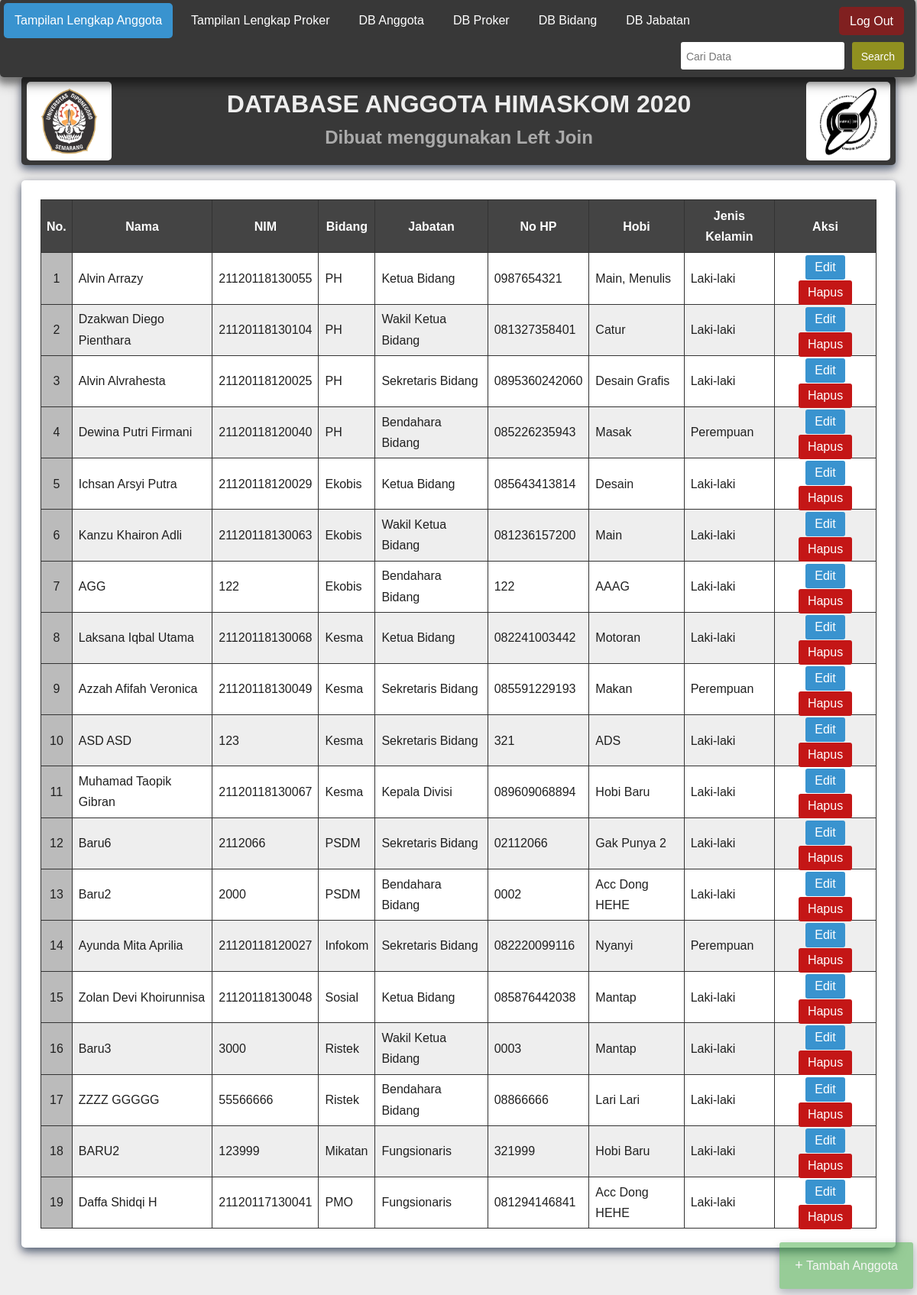
Page /ta_sbd/index.php (signed in) on the committed database.
### tables this page shows
CREATE TABLE `tb_mahasiswa` (
  `id_anggota` int(11) NOT NULL,
  `nama_anggota` varchar(25) NOT NULL,
  `nim` varchar(15) NOT NULL,
  `id_bidang` int(11) DEFAULT NULL,
  `id_jabatan` int(11) DEFAULT NULL,
  `no_hp` varchar(14) NOT NULL,
  `hobi` varchar(50) NOT NULL,
  `jenis_kelamin` varchar(20) DEFAULT NULL
);

CREATE TABLE `tb_bidang` (
  `id_bidang` int(11) NOT NULL,
  `nama_bidang` varchar(25) NOT NULL
);

CREATE TABLE `tb_jabatan` (
  `id_jabatan` int(11) NOT NULL,
  `nama_jabatan` varchar(25) NOT NULL
);

### ta_sbd/index.php (the view, shortened to what this page needs)
<?php
include 'koneksi.php';
?>
<!DOCTYPE html>
<html>
<head>
    <link rel="stylesheet" href="tema.css">
</head>
<body>
<div class="topnav" style="position: fixed; top:5px; width: 99%">
  <a class="active" href="index.php">Tampilan Lengkap Anggota</a>
  <a href="lengkap-proker.php">Tampilan Lengkap Proker</a>
  <a href="db-anggota.php">DB Anggota</a>
  <a href="db-proker.php">DB Proker</a>
  <a href="db-bidang.php">DB Bidang</a>
  <a href="db-jabatan.php">DB Jabatan</a>
  <a style="margin-top:5px; margin-left: 7px; background-color: #802020; float: right; padding-top: 10px; padding-bottom: 9px;" href="logout.php">Log Out</a>
  <a style="padding: 0px; float: right;"><form action="" method="POST">
	<input type="text" name="query" placeholder="Cari Data" class="form_cari">
	<input class="btn_cari" type="submit" name="cari" value="Search">
	</form>
	</a>
</div>
<div class="div1 main">
    <img src="logo.png" style="float: right; height: 93px; width: 80px; padding-top: 5px;padding-bottom: 5px;padding-right: 15px;padding-left: 15px; margin: 5px; background-color: white; border-radius: 5px">
    <img src="undip1.png" style="float: left; height: 93px; width: 93px; padding-top: 5px;padding-bottom: 5px;padding-right: 9px;padding-left: 9px; margin: 5px; background-color: white; border-radius: 5px">
    <h1 style="margin-top: 16px; color: #eeeeee" align="center">DATABASE ANGGOTA HIMASKOM 2020</h1>
	<h2 align="center">Dibuat menggunakan Left Join</h2>
</div>
<div class="div2">
<table class="hoverTable" border="1" width="100%" align="center">
    <thead>
    <tr><th>No.</th>
        <th>Nama</th>
        <th>NIM</th>
        <th>Bidang</th>
        <th>Jabatan</th>
        <th>No HP</th>
        <th>Hobi</th>
        <th>Jenis Kelamin</th>
        <th>Aksi</th>
        </tr>
    </thead>
<tbody>
<?php
$query = $_POST['query'];
if($query != ''){
	$result = mysqli_query($conn, "SELECT * FROM tb_mahasiswa LEFT JOIN tb_jabatan ON tb_mahasiswa.id_jabatan=tb_jabatan.id_jabatan LEFT JOIN tb_bidang ON tb_mahasiswa.id_bidang=tb_bidang.id_bidang WHERE nama_anggota LIKE '%$query%' or nim LIKE '%$query%' or nama_bidang LIKE '%$query%' or nama_jabatan LIKE '%$query%' or jenis_kelamin LIKE '%$query%' or nama_jabatan LIKE '%$query%' or hobi LIKE '%$query%' ORDER BY tb_mahasiswa.id_bidang,tb_mahasiswa.id_jabatan");
}else{
	 $result = mysqli_query($conn, "SELECT * FROM tb_mahasiswa LEFT JOIN tb_jabatan ON tb_mahasiswa.id_jabatan=tb_jabatan.id_jabatan LEFT JOIN tb_bidang ON tb_mahasiswa.id_bidang=tb_bidang.id_bidang ORDER BY tb_mahasiswa.id_bidang,tb_mahasiswa.id_jabatan");
}
$no=1;
if(mysqli_num_rows($result)){
while ($data = mysqli_fetch_array($result)){
    ?>
    <tr class="hoverTable">
    	<td style="text-align: center; background-color: #bbbbbb"><?php echo $no++;?></td>
        <td style="text-align: left"><?php echo $data['nama_anggota'];?></td>
        <td style="text-align: left"><?php echo $data['nim'];?></td>
        <td style="text-align: left"><?php echo $data['nama_bidang'];?></td>
        <td style="text-align: left"><?php echo $data['nama_jabatan'];?></td>
        <td style="text-align: left"><?php echo $data['no_hp'];?></td>
        <td style="text-align: left"><?php echo $data['hobi'];?></td>
        <td style="text-align: left"><?php echo $data['jenis_kelamin'];?></td>
        <td align="center"><button><a class=" Edit " href= "edit.php?id_anggota=<?php echo $data['id_anggota']; ?>">Edit</a></button>
    	<button1><a class=" Hapus " href= "delete.php?id_anggota=<?php echo $data['id_anggota']; ?>">Hapus</a></button1>
    	</td>
    </tr>
<?php
}}else{
	echo '<tr><td colspan="9">Data Tidak Ditemukan</td></tr>';
}
?>
</tbody>
</table>
</div>
<br>
<div align="center">
<button4 onclick="location.href='add.php'"><a href="add.php"><span style="font-size: 18px">+</span> Tambah Anggota</a></button4><br><br>
</div>
</body>
</html>

### ta_sbd/tema.css (style rules this page uses)
.main { margin-top: 100px; margin-bottom: 60px; }
html { scroll-behavior: smooth; }
h1 { color: #dfdfdf; margin: 16px; }
h2 { margin-top: -5px; margin-left: 16px; margin-right: 16px; color: #aaaaaa; }
.div1 { margin-bottom: 20px; padding: 2px; border-radius: 5px; background-color: #383838; margin-left: 20px; margin-right: 20px; box-shadow: 0 4px 10px 0 rgba(0, 20, 50, 0.4), 0 6px 15px 0 rgba(0, 20, 50, 0.4); }
.div2 { margin-left: 20px; margin-right: 20px; padding: 25px; border-radius: 5px; background-color: white; box-shadow: 0 4px 10px 0 rgba(0, 20, 50, 0.4), 0 6px 15px 0 rgba(0, 20, 50, 0.4); }
body { background-image: url("index32.jpg"); background-size: 1368px 768px; background-repeat: no-repeat; background-attachment: fixed; background-color: #eeeeee; font-family: Arial; }
.topnav { width: 100%; margin-top:-6px; margin-left: -8px; border-radius: 5px; padding-top: 5px; padding-bottom: 5px; padding-right: 10px; background-color: #383838; overflow: hidden; box-shadow: 0 4px 8px 4px rgba(0, 0, 0, 0.3), 0 6px 15px 4px rgba(0, 0, 0, 0.3); }
.topnav a { border-radius: 5px; float: left; color: #f2f2f2; text-align: center; padding: 14px 14px; text-decoration: none; font-size: 17px; margin-right: 5px; margin-left: 5px; overflow: hidden; }
.topnav a.active { background-color: #3993cf; color: white; }
table { border-collapse: collapse; line-height: 170%; text-align: center; border-width: 3px; border-color: #333333; border-style: initial; }
.hoverTable th { background-color: #444444; color: white; text-align: center; padding: 7px; }
.hoverTable td { background-color: white; color: #202020; padding: 0px; padding-left: 8px; padding-right: 8px; }
.hoverTable tr:nth-child(even) td { background: #eee; }
.form_cari { border-radius: 3px; font-family: arial; width: 200px; padding: 7px; font-size: 14pt; border-width: 0px; margin:5px; color: #222222; background-color: #ffffff; border-color: #aaaaaa; border-style: none; }
.btn_cari { opacity: 1; font-family: arial; background-color: #909020; color: rgb(255, 255, 255); text-decoration: none; padding-top: 11px; padding-bottom: 9px; padding-left: 12px; padding-right: 12px; cursor: pointer; border-radius: 3px; border-width: 0px; font-size: 14px; margin-top: 0px; }
a:link { color: rgb(255, 255, 255); text-decoration: none; font-size: 16px; }
button { opacity: 1; font-family: arial; background-color:#3993cf; color: rgb(255, 255, 255); text-decoration: none; padding-top: 7px; padding-bottom: 7px; padding-left: 12px; padding-right: 12px; cursor: pointer; border-radius: 3px; border-width: 0px; font-size: 14px; margin-top:3px; margin-bottom:3px; }
button1 { opacity: 1; font-family: arial; background-color:#c41616; color: rgb(255, 255, 255); text-decoration: none; padding-top: 8px; padding-bottom: 8px; padding-left: 12px; padding-right: 12px; cursor: pointer; border-radius: 3px; border-width: 0px; font-size: 14px; margin-top:3px; margin-bottom:3px; }
button4 { opacity: 0.5; position: fixed; bottom: 5px; right: 5px; background-color:#40aa40; color: rgb(255, 255, 255); text-decoration: none; padding:20px; cursor: pointer; border-radius: 3px; border-width: 0px; font-size: 14px; text-align: center; margin-top: 3px; margin-bottom:3px; box-shadow: 0 4px 8px 0 rgba(0, 20, 50, 0.3), 0 6px 15px 0 rgba(0, 20, 50, 0.3); }
::placeholder { color: #777777; font-size: 14px; }

### rows in the picture
tb_mahasiswa: nama_anggota "Alvin Arrazy", nim "21120118130055", id_bidang.nama_bidang "PH", id_jabatan.nama_jabatan "Ketua Bidang", no_hp "0987654321", hobi "Main, Menulis", jenis_kelamin "Laki-laki"
tb_mahasiswa: nama_anggota "Dzakwan Diego Pienthara", nim "21120118130104", id_bidang.nama_bidang "PH", id_jabatan.nama_jabatan "Wakil Ketua Bidang", no_hp "081327358401", hobi "Catur", jenis_kelamin "Laki-laki"
tb_mahasiswa: nama_anggota "Alvin Alvrahesta", nim "21120118120025", id_bidang.nama_bidang "PH", id_jabatan.nama_jabatan "Sekretaris Bidang", no_hp "0895360242060", hobi "Desain Grafis", jenis_kelamin "Laki-laki"
tb_mahasiswa: nama_anggota "Dewina Putri Firmani", nim "21120118120040", id_bidang.nama_bidang "PH", id_jabatan.nama_jabatan "Bendahara Bidang", no_hp "085226235943", hobi "Masak", jenis_kelamin "Perempuan"
tb_mahasiswa: nama_anggota "Ichsan Arsyi Putra", nim "21120118120029", id_bidang.nama_bidang "Ekobis", id_jabatan.nama_jabatan "Ketua Bidang", no_hp "085643413814", hobi "Desain", jenis_kelamin "Laki-laki"
tb_mahasiswa: nama_anggota "Kanzu Khairon Adli", nim "21120118130063", id_bidang.nama_bidang "Ekobis", id_jabatan.nama_jabatan "Wakil Ketua Bidang", no_hp "081236157200", hobi "Main", jenis_kelamin "Laki-laki"
tb_mahasiswa: nama_anggota "AGG", nim "122", id_bidang.nama_bidang "Ekobis", id_jabatan.nama_jabatan "Bendahara Bidang", no_hp "122", hobi "AAAG", jenis_kelamin "Laki-laki"
tb_mahasiswa: nama_anggota "Laksana Iqbal Utama", nim "21120118130068", id_bidang.nama_bidang "Kesma", id_jabatan.nama_jabatan "Ketua Bidang", no_hp "082241003442", hobi "Motoran", jenis_kelamin "Laki-laki"
tb_mahasiswa: nama_anggota "Azzah Afifah Veronica", nim "21120118130049", id_bidang.nama_bidang "Kesma", id_jabatan.nama_jabatan "Sekretaris Bidang", no_hp "085591229193", hobi "Makan", jenis_kelamin "Perempuan"
tb_mahasiswa: nama_anggota "ASD ASD", nim "123", id_bidang.nama_bidang "Kesma", id_jabatan.nama_jabatan "Sekretaris Bidang", no_hp "321", hobi "ADS", jenis_kelamin "Laki-laki"
tb_mahasiswa: nama_anggota "Muhamad Taopik Gibran", nim "21120118130067", id_bidang.nama_bidang "Kesma", id_jabatan.nama_jabatan "Kepala Divisi", no_hp "089609068894", hobi "Hobi Baru", jenis_kelamin "Laki-laki"
tb_mahasiswa: nama_anggota "Baru6", nim "2112066", id_bidang.nama_bidang "PSDM", id_jabatan.nama_jabatan "Sekretaris Bidang", no_hp "02112066", hobi "Gak Punya 2", jenis_kelamin "Laki-laki"
tb_mahasiswa: nama_anggota "Baru2", nim "2000", id_bidang.nama_bidang "PSDM", id_jabatan.nama_jabatan "Bendahara Bidang", no_hp "0002", hobi "Acc Dong HEHE", jenis_kelamin "Laki-laki"
tb_mahasiswa: nama_anggota "Ayunda Mita Aprilia", nim "21120118120027", id_bidang.nama_bidang "Infokom", id_jabatan.nama_jabatan "Sekretaris Bidang", no_hp "082220099116", hobi "Nyanyi", jenis_kelamin "Perempuan"
tb_mahasiswa: nama_anggota "Zolan Devi Khoirunnisa", nim "21120118130048", id_bidang.nama_bidang "Sosial", id_jabatan.nama_jabatan "Ketua Bidang", no_hp "085876442038", hobi "Mantap", jenis_kelamin "Laki-laki"
tb_mahasiswa: nama_anggota "Baru3", nim "3000", id_bidang.nama_bidang "Ristek", id_jabatan.nama_jabatan "Wakil Ketua Bidang", no_hp "0003", hobi "Mantap", jenis_kelamin "Laki-laki"
tb_mahasiswa: nama_anggota "ZZZZ GGGGG", nim "55566666", id_bidang.nama_bidang "Ristek", id_jabatan.nama_jabatan "Bendahara Bidang", no_hp "08866666", hobi "Lari Lari", jenis_kelamin "Laki-laki"
tb_mahasiswa: nama_anggota "BARU2", nim "123999", id_bidang.nama_bidang "Mikatan", id_jabatan.nama_jabatan "Fungsionaris", no_hp "321999", hobi "Hobi Baru", jenis_kelamin "Laki-laki"
tb_mahasiswa: nama_anggota "Daffa Shidqi H", nim "21120117130041", id_bidang.nama_bidang "PMO", id_jabatan.nama_jabatan "Fungsionaris", no_hp "081294146841", hobi "Acc Dong HEHE", jenis_kelamin "Laki-laki"
